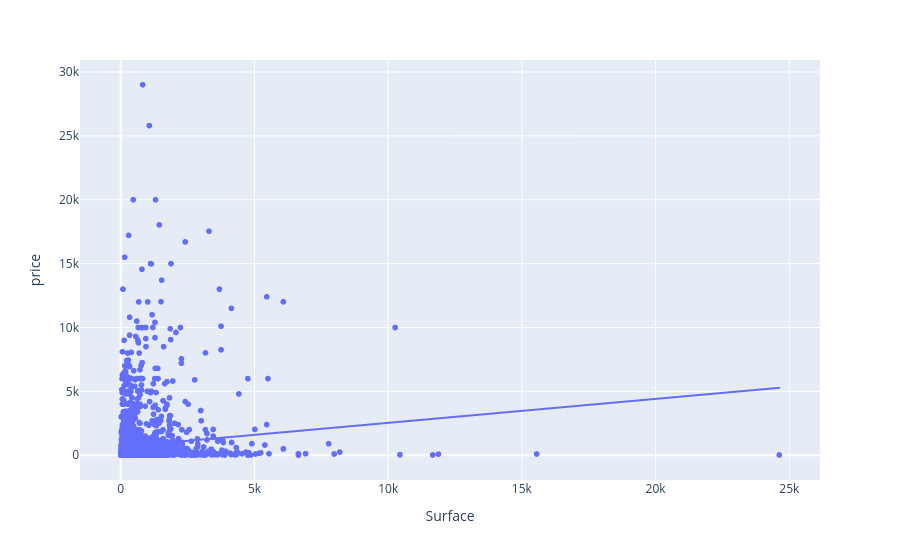

The notebook cell saved with this chart:
### Code cell
fig = px.scatter(DF_tired, x='Surface', y='price')
fig.add_trace(px.line(DF_model, x='x', y='y').data[0])
fig.show()

### Figure 1 — Plotly figure (JSON) as saved in the notebook; plotly's stock layout.template omitted (floating-point values rounded to 4 significant figures; data arrays with more than 128 entries replaced by an {"elided": "..."} marker saying what was removed)
{"data": [{"hovertemplate": "Surface=%{x}<br>price=%{y}<extra></extra>", "legendgroup": "", "marker": {"color": "#636efa", "symbol": "circle"}, "mode": "markers", "name": "", "showlegend": false, "type": "scattergl", "x": {"elided": "3217 float values"}, "xaxis": "x", "y": {"elided": "3217 float values"}, "yaxis": "y"}, {"hovertemplate": "x=%{x}<br>y=%{y}<extra></extra>", "legendgroup": "", "line": {"color": "#636efa", "dash": "solid"}, "marker": {"symbol": "circle"}, "mode": "lines", "name": "", "showlegend": false, "type": "scattergl", "x": {"elided": "3217 float values"}, "xaxis": "x", "y": {"elided": "3217 float values"}, "yaxis": "y"}], "layout": {"legend": {"tracegroupgap": 0}, "margin": {"t": 60}, "xaxis": {"anchor": "y", "domain": [0, 1], "title": {"text": "Surface"}}, "yaxis": {"anchor": "x", "domain": [0, 1], "title": {"text": "price"}}}}
